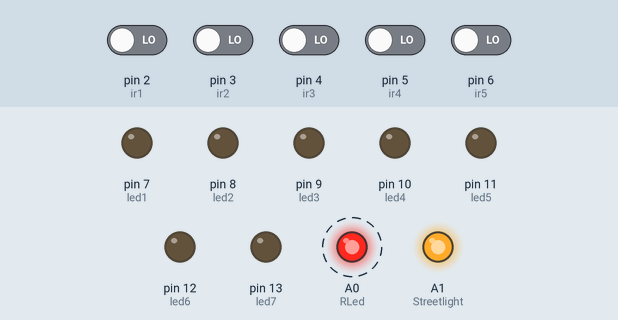
This sketch was run on a simulated Arduino Uno, built with avr-gcc and run on an emulated ATmega328P. Parts: output pins drawn as LEDs (lit = HIGH). Dashed ring = blinking. Inputs (shaded band) come from the test bench; at power-on: pin 2 (ir1), pin 3 (ir2), pin 4 (ir3), pin 5 (ir4), pin 6 (ir5) LOW.

Above: at 1.2 s.
1.3 s: pin 2 (ir1) driven HIGH
At 3.8 s:
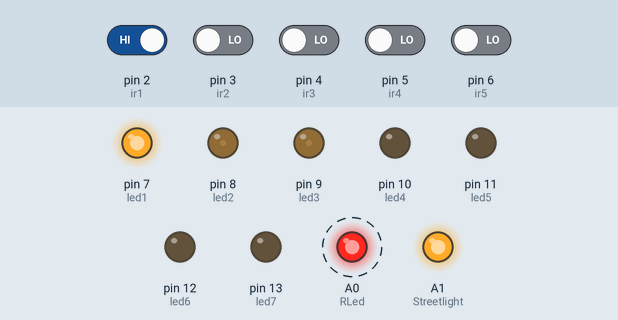
4.3 s: pin 3 (ir2) driven HIGH
At 5.8 s:
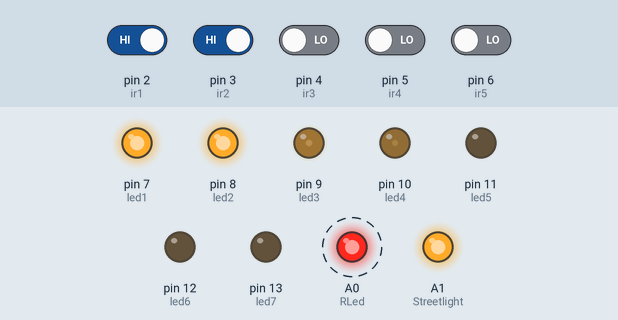
7.3 s: pin 4 (ir3) driven HIGH
At 9.8 s:
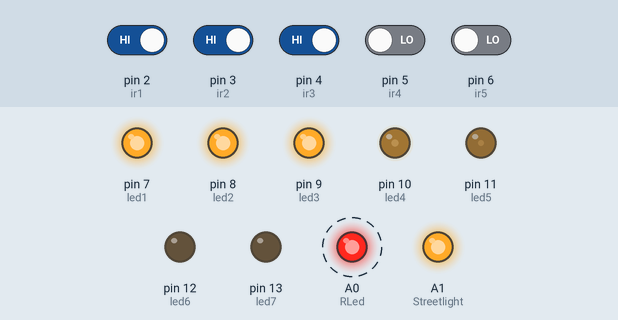
10.3 s: pin 5 (ir4) driven HIGH
At 11.6 s:
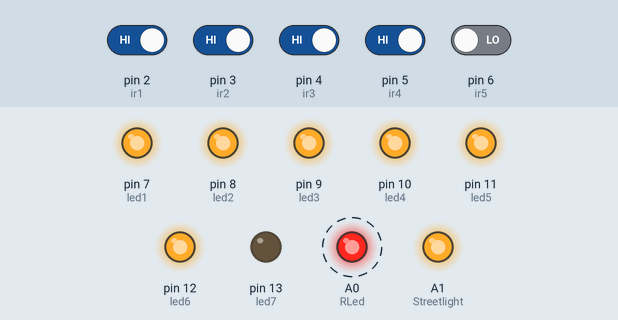
13.3 s: pin 6 (ir5) driven HIGH
At 15.8 s:
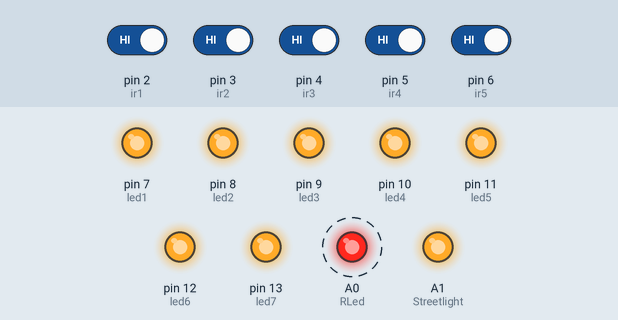
16.3 s: pin 2 (ir1) driven LOW
At 17.3 s:
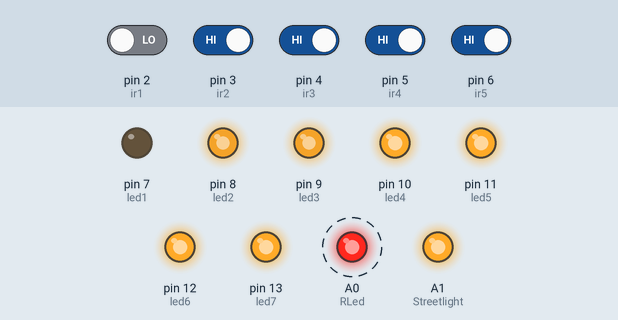
Timing chart, 0 to 20.3 s (numbered marks = the images above; inputs shaded):
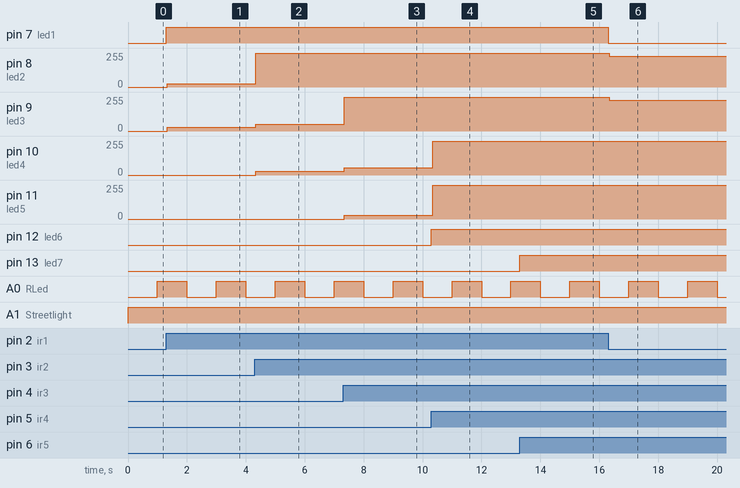

Measured:
- after the input at 1.3 s, pin 7 (led1): LOW → HIGH at once; pin 8 (led2): 0/255 → 24/255 at once; pin 9 (led3): 0/255 → 27/255 at once
- after the input at 4.3 s, pin 8 (led2): 24/255 → 255/255 at once; pin 9 (led3): 27/255 → 52/255 at once; pin 10 (led4): 0/255 → 28/255 at once
- after the input at 7.3 s, pin 9 (led3): 52/255 → 255/255 at once; pin 10 (led4): 28/255 → 55/255 at once; pin 11 (led5): 0/255 → 28/255 at once
- after the input at 10.3 s, pin 10 (led4): 55/255 → 255/255 at once; pin 11 (led5): 28/255 → 255/255 at once; pin 12 (led6): LOW → HIGH at once
- after the input at 13.3 s, pin 13 (led7): LOW → HIGH at once
- after the input at 16.3 s, pin 7 (led1): HIGH → LOW at once; pin 8 (led2), pin 9 (led3): 255/255 → 230/255 at once
- by itself, A0 (RLed): alternates HIGH for 1.0 s and LOW for 1.0 s

The sketch:

Smart_Street_Lighting_System.ino
```cpp
int ir1 = 2;
int ir2 = 3;
int ir3 = 4;
int ir4 = 5;
int ir5 = 6;

int led1 = 7;
int led2 = 8;
int led3 = 9;
int led4 = 10;
int led5 = 11;
int led6 = 12;
int led7 = 13;

int Streetlight = A1;

const int RLed = A0;
int RedLed = LOW;

unsigned long previousMillis = 0;
const long interval = 1000;

int proxy1 = 0;
int proxy2 = 0;
int proxy3 = 0;
int proxy4 = 0;
int proxy5 = 0;

void setup() {
  pinMode(ir1, INPUT);
  pinMode(ir2, INPUT);
  pinMode(ir3, INPUT);
  pinMode(ir4, INPUT);
  pinMode(ir5, INPUT);

  pinMode(led1, OUTPUT);
  pinMode(led2, OUTPUT);
  pinMode(led3, OUTPUT);
  pinMode(led4, OUTPUT);
  pinMode(led5, OUTPUT);
  pinMode(led6, OUTPUT);
  pinMode(led7, OUTPUT);

  pinMode(Streetlight, OUTPUT);
  pinMode(RLed, OUTPUT);
}


void loop() {
  proxy1 = digitalRead(ir1);
  proxy2 = digitalRead(ir2);
  proxy3 = digitalRead(ir3);
  proxy4 = digitalRead(ir4);
  proxy5 = digitalRead(ir5);

if(proxy1==HIGH) {
  digitalWrite(led1, HIGH);
  digitalWrite(led2, HIGH);
  digitalWrite(led3, HIGH);
}

else {
  digitalWrite(led1, LOW);
  digitalWrite(led2, LOW);
  digitalWrite(led3, LOW);
}

if(proxy2==HIGH) {
  digitalWrite(led2, HIGH);
  digitalWrite(led3, HIGH);
  digitalWrite(led4, HIGH);
}

else {
  digitalWrite(led2, LOW);
  digitalWrite(led3, LOW);
  digitalWrite(led4, LOW);
}

if(proxy3==HIGH) {
  digitalWrite(led3, HIGH);
  digitalWrite(led4, HIGH);
  digitalWrite(led5, HIGH);
}

else {
  digitalWrite(led3, LOW);
  digitalWrite(led4, LOW);
  digitalWrite(led5, LOW);
}

if(proxy4==HIGH) {
  digitalWrite(led4, HIGH);
  digitalWrite(led5, HIGH);
  digitalWrite(led6, HIGH);
}

else {
  digitalWrite(led4, LOW);
  digitalWrite(led5, LOW);
  digitalWrite(led6, LOW);
}

if(proxy5==HIGH) {
  digitalWrite(led7,HIGH);
}

else {
  digitalWrite(led7,LOW);
}

unsigned long currentMillis = millis();

    if (currentMillis - previousMillis >= interval) {
    // save the last time you blinked the LED
    previousMillis = currentMillis;

    // if the LED is off turn it on and vice-versa:
    if (RedLed == LOW) {
      RedLed = HIGH;
    }
    else {
      RedLed = LOW;
    }

    //LED with the ledState of the variable:
    digitalWrite(RLed, RedLed);
    }

    digitalWrite(Streetlight, HIGH);
}
```
